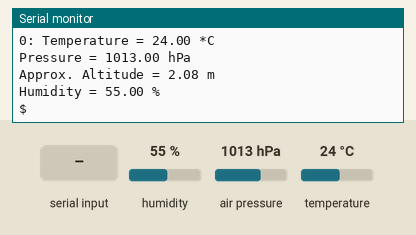
A sketch run on a simulated Arduino Uno, built with avr-gcc and run on an emulated ATmega328P. Shown: the last lines printed to the serial monitor. The inputs (shaded band) are chosen by the test bench; at power-on: humidity 55 %, air pressure 1013 hPa, temperature 24 °C. Storage starts empty; no radio packets arrive unless stated.

Above: at 1.2 s.
1.3 s: humidity set to 22 %
At 2.7 s:
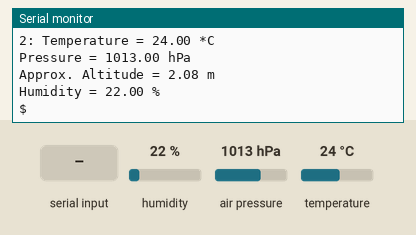
2.8 s: "1" received over the second serial link
At 4.2 s:
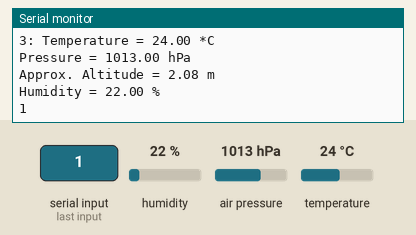
5.0 s: air pressure set to 952 hPa
At 6.3 s:
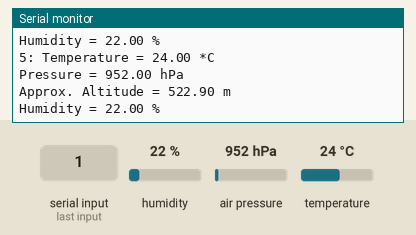
6.5 s: temperature set to 12 °C
8.0 s: "0" received over the second serial link
At 9.5 s:
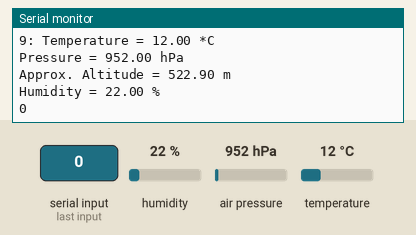
Timing chart, 0 to 10.5 s (numbered marks = the images above; inputs shaded):
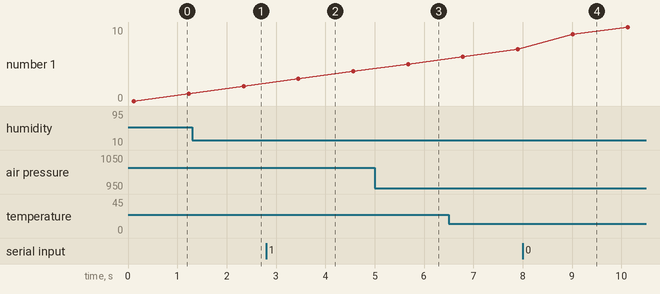

Measured:
- after the input at 1.3 s, the serial monitor: prints a new line after 1.1 s (image 1)
- after the input at 2.8 s, the serial monitor: prints a new line after 0.76 s (image 2)
- after the input at 5.0 s, the serial monitor: prints a new line after 0.70 s (image 3)
- after the input at 8.0 s, the serial monitor: prints a new line after 1.1 s (image 4)

The sketch:

first_mission.ino
```cpp
#include <Adafruit_GPS.h> //vlivliothiki GPS
#include <TimeLib.h> //vlivliothiki xronou
#include <SD.h> //vlivliothiki SD card reader
#include <SoftwareSerial.h>
#include <Wire.h>
#include <SPI.h>
#include <Adafruit_Sensor.h>
#include <Adafruit_BME280.h>
#include <SoftwareSerial.h>
#include <LoRa.h>

#define SEALEVELPRESSURE_HPA (1013.25)

//LORA
SoftwareSerial lora(4,5);

//gia ton kyrio GPS
int RXPin = 2;
int TXPin = 3;
int GPSBaud = 9600;
SoftwareSerial gpsSerial(RXPin, TXPin);

File DEDOM1; //dedomena 1vousas :()

Adafruit_BME280 bme;

unsigned long delayTime=1000; //enas deuteroleptos

int counter=0;

void setup()
{
  Serial.begin(9600); //arxikopoihsh

  lora.begin(115200);

   if (!LoRa.begin(915E6)) {
    Serial.println("Starting LoRa failed!");
    while (1);
   }
  Serial.println("LoRa has started");

  Serial.println(F("BME280 test")); //arxh BME280 dest

  bool status;

  if (!bme.begin()) {
    Serial.println("Could not find a valid BME280 sensor, check wiring!");
    while (1);
  }
  Serial.println("BME has started");

  Serial.print("Initializing SD card...");

  if (!SD.begin(4)) {
    Serial.println("Initialization failed!");
    while (1);
  }
  Serial.println("Initialization done.");

  DEDOM1 = SD.open("dedom1.txt", FILE_WRITE); //dhmiourgia arxeiou 1vousas DI EX TEE
}

void loop()
{
  printValues(); //TYPWNOUME TIMOULES STHN OTHONOULA ;)
  time_t t = now(); //PAIRNEI THN TIMH TOU XRONOU APO TO 1970 MAGKA MOU KAI STHN DINEI NA THN FAS STHN METAVLHTH t

  DEDOM1.print("2310"); //gia arithmo omadas
  DEDOM1.print(counter); //arithmos packetou
  counter++;

  DEDOM1.print(t); //typwnei timh xronou sthn arxh tou dedom1.txt
  DEDOM1.print(": ");

  DEDOM1.print(bme.readTemperature());
  DEDOM1.print(" *C,"); //typwnei timh thermokrasias sto dedom1.txt

  DEDOM1.print(bme.readPressure() / 100.0F);
  DEDOM1.print(" hPa,"); //typwnei timh pieshs sto dedom1.txt

  DEDOM1.print(bme.readAltitude(SEALEVELPRESSURE_HPA));
  DEDOM1.print(" m,"); //typwnei timh ypsometrou sto dedom1.txt

  DEDOM1.print(bme.readHumidity());
  DEDOM1.print(" %\n"); //typwnei timh ygrasias sto dedom1.txt kai stelnei ton kersora sthn epomenh grammh

  LoRa.beginPacket();

  LoRa.print("2310"); //gia arithmo omadas
  LoRa.print(counter); //arithmos packetou

  LoRa.print(t); //typwnei timh xronou sthn arxh tou dedom1.txt
  LoRa.print(": ");

  LoRa.print(bme.readTemperature());
  //LoRa.print(" *C,"); //typwnei timh thermokrasias sto dedom1.txt

  LoRa.print(bme.readPressure() / 100.0F);
  //LoRa.print(" hPa,"); //typwnei timh pieshs sto dedom1.txt

  LoRa.print(bme.readAltitude(SEALEVELPRESSURE_HPA));
  //LoRa.print(" m,"); //typwnei timh ypsometrou sto dedom1.txt

  LoRa.print(bme.readHumidity());
  //LoRa.print(" %\n"); //typwnei timh ygrasias sto dedom1.txt kai stelnei ton kersora sthn epomenh grammh

  LoRa.endPacket();

  delay(delayTime); //kathysterhsh 1 se(x)ond
}
void printValues()
{
  time_t t_1 = now();

  Serial.print(t_1); //typwnei timh xronou sthn arxh tou dedom1.txt
  Serial.print(": ");

  Serial.print("Temperature = ");
  Serial.print(bme.readTemperature());
  Serial.println(" *C");

  Serial.print("Pressure = ");
  Serial.print(bme.readPressure() / 100.0F);
  Serial.println(" hPa");

  Serial.print("Approx. Altitude = ");
  Serial.print(bme.readAltitude(SEALEVELPRESSURE_HPA));
  Serial.println(" m");

  Serial.print("Humidity = ");
  Serial.print(bme.readHumidity());
  Serial.println(" %");

  while (gpsSerial.available() > 0){
    Serial.write(gpsSerial.read());
  }
  Serial.println();
}
```
